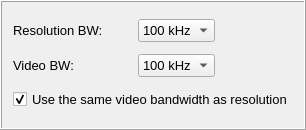
          <widget class="QFrame" name="videoBW_Frame">
           <property name="minimumSize">
            <size>
             <width>0</width>
             <height>130</height>
            </size>
           </property>
           <property name="maximumSize">
            <size>
             <width>16777215</width>
             <height>150</height>
            </size>
           </property>
           <property name="font">
            <font>
             <pointsize>10</pointsize>
            </font>
           </property>
           <property name="frameShape">
            <enum>QFrame::Box</enum>
           </property>
           <property name="frameShadow">
            <enum>QFrame::Raised</enum>
           </property>
           <layout class="QGridLayout" name="gridLayout_2">
            <item row="1" column="0">
             <widget class="QLabel" name="label_9">
              <property name="font">
               <font>
                <pointsize>10</pointsize>
               </font>
              </property>
              <property name="text">
               <string>Video BW:</string>
              </property>
             </widget>
            </item>
            <item row="1" column="1">
             <widget class="QComboBox" name="videoBW_comboBox">
              <property name="currentIndex">
               <number>8</number>
              </property>
              <item>
               <property name="text">
                <string>10 MHz</string>
               </property>
              </item>
              <item>
               <property name="text">
                <string>5 MHz</string>
               </property>
              </item>
              <item>
               <property name="text">
                <string>3 MHz</string>
               </property>
              </item>
              <item>
               <property name="text">
                <string>2 MHz</string>
               </property>
              </item>
              <item>
               <property name="text">
                <string>1 MHz</string>
               </property>
              </item>
              <item>
               <property name="text">
                <string>500 kHz</string>
               </property>
              </item>
              <item>
               <property name="text">
                <string>300 kHz</string>
               </property>
              </item>
              <item>
               <property name="text">
                <string>200 kHz</string>
               </property>
              </item>
              <item>
               <property name="text">
                <string>100 kHz</string>
               </property>
              </item>
              <item>
               <property name="text">
                <string>50 kHz</string>
               </property>
              </item>
              <item>
               <property name="text">
                <string>30 kHz</string>
               </property>
              </item>
              <item>
               <property name="text">
                <string>20 kHz</string>
               </property>
              </item>
              <item>
               <property name="text">
                <string>10 kHz</string>
               </property>
              </item>
              <item>
               <property name="text">
                <string>5 kHz</string>
               </property>
              </item>
              <item>
               <property name="text">
                <string>3 kHz</string>
               </property>
              </item>
              <item>
               <property name="text">
                <string>2 kHz</string>
               </property>
              </item>
              <item>
               <property name="text">
                <string>1 kHz</string>
               </property>
              </item>
              <item>
               <property name="text">
                <string>500 Hz</string>
               </property>
              </item>
              <item>
               <property name="text">
                <string>300 Hz</string>
               </property>
              </item>
              <item>
               <property name="text">
                <string>200 Hz</string>
               </property>
              </item>
              <item>
               <property name="text">
                <string>100 Hz</string>
               </property>
              </item>
              <item>
               <property name="text">
                <string>50 Hz</string>
               </property>
              </item>
              <item>
               <property name="text">
                <string>30 Hz</string>
               </property>
              </item>
              <item>
               <property name="text">
                <string>20 Hz</string>
               </property>
              </item>
              <item>
               <property name="text">
                <string>10 Hz</string>
               </property>
              </item>
              <item>
               <property name="text">
                <string>5 Hz</string>
               </property>
              </item>
              <item>
               <property name="text">
                <string>3 Hz</string>
               </property>
              </item>
              <item>
               <property name="text">
                <string>2 Hz</string>
               </property>
              </item>
              <item>
               <property name="text">
                <string>1 Hz</string>
               </property>
              </item>
             </widget>
            </item>
            <item row="0" column="0">
             <widget class="QLabel" name="label_8">
              <property name="font">
               <font>
                <pointsize>10</pointsize>
               </font>
              </property>
              <property name="text">
               <string>Resolution BW:        </string>
              </property>
             </widget>
            </item>
            <item row="2" column="0" colspan="3">
             <widget class="QCheckBox" name="same_RBW_VBW_checkBox">
              <property name="font">
               <font>
                <pointsize>10</pointsize>
               </font>
              </property>
              <property name="text">
               <string>Use the same video bandwidth as resolution</string>
              </property>
              <property name="checked">
               <bool>true</bool>
              </property>
             </widget>
            </item>
            <item row="0" column="1">
             <widget class="QComboBox" name="resolutionBW_comboBox">
              <property name="currentIndex">
               <number>8</number>
              </property>
              <item>
               <property name="text">
                <string>10 MHz</string>
               </property>
              </item>
              <item>
               <property name="text">
                <string>5 MHz</string>
               </property>
              </item>
              <item>
               <property name="text">
                <string>3 MHz</string>
               </property>
              </item>
              <item>
               <property name="text">
                <string>2 MHz</string>
               </property>
              </item>
              <item>
               <property name="text">
                <string>1 MHz</string>
               </property>
              </item>
              <item>
               <property name="text">
                <string>500 kHz</string>
               </property>
              </item>
              <item>
               <property name="text">
                <string>300 kHz</string>
               </property>
              </item>
              <item>
               <property name="text">
                <string>200 kHz</string>
               </property>
              </item>
              <item>
               <property name="text">
                <string>100 kHz</string>
               </property>
              </item>
              <item>
               <property name="text">
                <string>50 kHz</string>
               </property>
              </item>
              <item>
               <property name="text">
                <string>30 kHz</string>
               </property>
              </item>
              <item>
               <property name="text">
                <string>20 kHz</string>
               </property>
              </item>
              <item>
               <property name="text">
                <string>10 kHz</string>
               </property>
              </item>
              <item>
               <property name="text">
                <string>5 kHz</string>
               </property>
              </item>
              <item>
               <property name="text">
                <string>3 kHz</string>
               </property>
              </item>
              <item>
               <property name="text">
                <string>2 kHz</string>
               </property>
              </item>
              <item>
               <property name="text">
                <string>1 kHz</string>
               </property>
              </item>
              <item>
               <property name="text">
                <string>500 Hz</string>
               </property>
              </item>
              <item>
               <property name="text">
                <string>300 Hz</string>
               </property>
              </item>
              <item>
               <property name="text">
                <string>200 Hz</string>
               </property>
              </item>
              <item>
               <property name="text">
                <string>100 Hz</string>
               </property>
              </item>
              <item>
               <property name="text">
                <string>50 Hz</string>
               </property>
              </item>
              <item>
               <property name="text">
                <string>30 Hz</string>
               </property>
              </item>
              <item>
               <property name="text">
                <string>20 Hz</string>
               </property>
              </item>
              <item>
               <property name="text">
                <string>10 Hz</string>
               </property>
              </item>
              <item>
               <property name="text">
                <string>5 Hz</string>
               </property>
              </item>
              <item>
               <property name="text">
                <string>3 Hz</string>
               </property>
              </item>
              <item>
               <property name="text">
                <string>2 Hz</string>
               </property>
              </item>
              <item>
               <property name="text">
                <string>1 Hz</string>
               </property>
              </item>
             </widget>
            </item>
           </layout>
          </widget>
